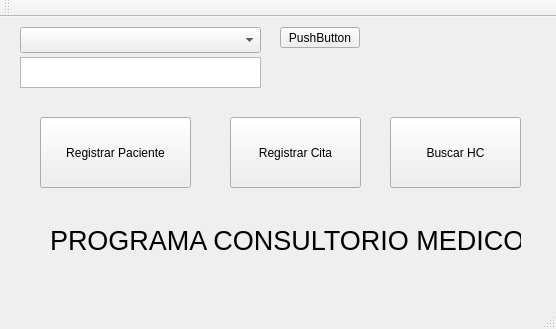
<?xml version="1.0" encoding="UTF-8"?>
<ui version="4.0">
 <class>Clinica</class>
 <widget class="QMainWindow" name="Clinica">
  <property name="geometry">
   <rect>
    <x>0</x>
    <y>0</y>
    <width>556</width>
    <height>329</height>
   </rect>
  </property>
  <property name="windowTitle">
   <string>Clinica</string>
  </property>
  <widget class="QWidget" name="centralWidget">
   <widget class="QComboBox" name="QCB_allergies">
    <property name="geometry">
     <rect>
      <x>20</x>
      <y>10</y>
      <width>241</width>
      <height>26</height>
     </rect>
    </property>
   </widget>
   <widget class="QTextEdit" name="BDtextedit">
    <property name="geometry">
     <rect>
      <x>20</x>
      <y>40</y>
      <width>241</width>
      <height>31</height>
     </rect>
    </property>
   </widget>
   <widget class="QPushButton" name="BDbutton">
    <property name="geometry">
     <rect>
      <x>280</x>
      <y>10</y>
      <width>80</width>
      <height>21</height>
     </rect>
    </property>
    <property name="text">
     <string>PushButton</string>
    </property>
   </widget>
   <widget class="QPushButton" name="PB_registerAppointment">
    <property name="geometry">
     <rect>
      <x>230</x>
      <y>100</y>
      <width>131</width>
      <height>71</height>
     </rect>
    </property>
    <property name="text">
     <string>Registrar Cita</string>
    </property>
   </widget>
   <widget class="QLabel" name="label_14">
    <property name="geometry">
     <rect>
      <x>50</x>
      <y>190</y>
      <width>471</width>
      <height>67</height>
     </rect>
    </property>
    <property name="font">
     <font>
      <pointsize>20</pointsize>
     </font>
    </property>
    <property name="lineWidth">
     <number>4</number>
    </property>
    <property name="text">
     <string>PROGRAMA CONSULTORIO MEDICO</string>
    </property>
    <property name="textFormat">
     <enum>Qt::RichText</enum>
    </property>
    <property name="scaledContents">
     <bool>true</bool>
    </property>
   </widget>
   <widget class="QPushButton" name="PB_searchHC">
    <property name="geometry">
     <rect>
      <x>390</x>
      <y>100</y>
      <width>131</width>
      <height>71</height>
     </rect>
    </property>
    <property name="text">
     <string>Buscar HC</string>
    </property>
   </widget>
   <widget class="QPushButton" name="PB_registerPatient">
    <property name="geometry">
     <rect>
      <x>40</x>
      <y>100</y>
      <width>151</width>
      <height>71</height>
     </rect>
    </property>
    <property name="text">
     <string>Registrar Paciente</string>
    </property>
   </widget>
  </widget>
  <widget class="QMenuBar" name="menuBar">
   <property name="geometry">
    <rect>
     <x>0</x>
     <y>0</y>
     <width>556</width>
     <height>20</height>
    </rect>
   </property>
  </widget>
  <widget class="QToolBar" name="mainToolBar">
   <attribute name="toolBarArea">
    <enum>TopToolBarArea</enum>
   </attribute>
   <attribute name="toolBarBreak">
    <bool>false</bool>
   </attribute>
  </widget>
  <widget class="QStatusBar" name="statusBar"/>
 </widget>
 <layoutdefault spacing="6" margin="11"/>
 <resources/>
 <connections/>
</ui>
